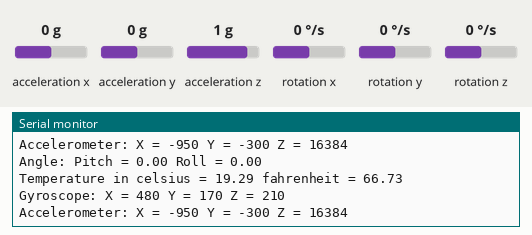
This sketch was run on a simulated Arduino Uno, built with avr-gcc and run on an emulated ATmega328P. Parts: the last lines printed to the serial monitor. Wiring (inferred from the names in the program): MPU-6050 motion sensor at I2C address 0x68. The test bench sets the inputs (shaded band); at power-on: acceleration z 1 g, acceleration x 0 g, acceleration y 0 g, rotation x 0 °/s, rotation y 0 °/s, rotation z 0 °/s.

Above: at 2.9 s.
3.0 s: acceleration z set to 0 g
At 4.31 s:
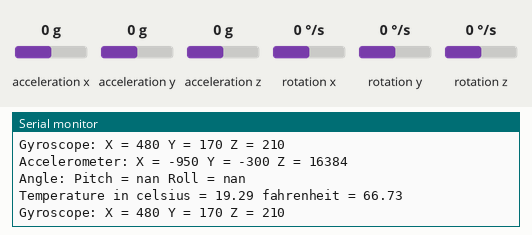
7.8 s: acceleration x set to -1.4 g
At 9.2 s:
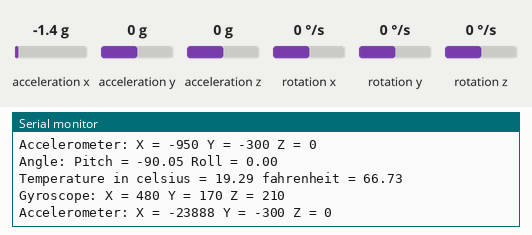
10.6 s: acceleration y set to -1.4 g
At 13.2 s:
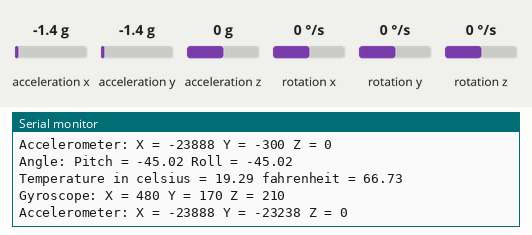
13.4 s: rotation x set to -192 °/s
At 15.9 s:
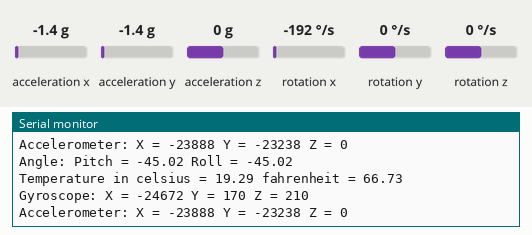
16.2 s: rotation y set to -192 °/s
At 17.4 s:
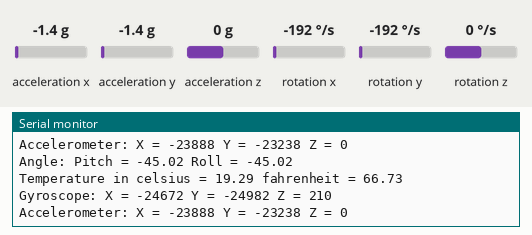
Timing chart, 0 to 19.2 s (numbered marks = the images above; inputs shaded):
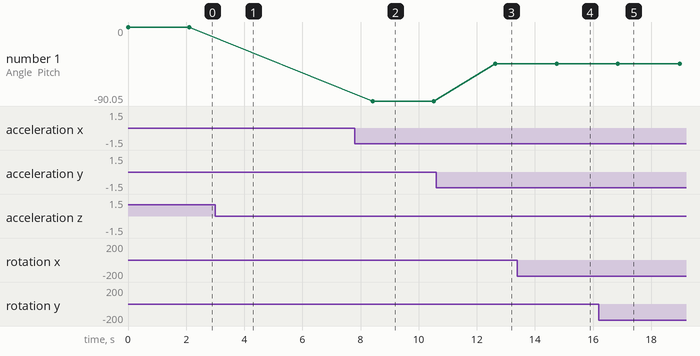

Measured:
- after the input at 3.0 s, the serial monitor: prints a new line after 1.2 s (image 1)
- after the input at 7.8 s, the serial monitor: prints a new line after 0.62 s (image 2)
- after the input at 10.6 s, the serial monitor: prints a new line after 2.0 s (image 3)
- after the input at 13.4 s, the serial monitor: prints a new line after 1.4 s (image 4)
- after the input at 16.2 s, the serial monitor: prints a new line after 0.75 s (image 5)
- plotted number 1: 0 → -90.05 after the input at 7.8 s, -90.05 → -45.02 after the input at 10.6 s

The sketch:

GY_521_test.ino
```cpp
#include <Wire.h> //library allows communication with I2C / TWI devices
#include <math.h> //library includes mathematical functions

const int MPU=0x68; //I2C address of the MPU-6050
int16_t AcX,AcY,AcZ,Tmp,GyX,GyY,GyZ; //16-bit integers
int AcXcal,AcYcal,AcZcal,GyXcal,GyYcal,GyZcal,tcal; //calibration variables
double t,tx,tf,pitch,roll;

void setup()
{
    Wire.begin(); //initiate wire library and I2C
    Wire.beginTransmission(MPU); //begin transmission to I2C slave device
    Wire.write(0x6B); // PWR_MGMT_1 register
    Wire.write(0); // set to zero (wakes up the MPU-6050)
    Wire.endTransmission(true); //ends transmission to I2C slave device
    Serial.begin(9600); //serial communication at 9600 bauds
}

void loop()
{
    Wire.beginTransmission(MPU); //begin transmission to I2C slave device
    Wire.write(0x3B); // starting with register 0x3B (ACCEL_XOUT_H)
    Wire.endTransmission(false); //restarts transmission to I2C slave device
    Wire.requestFrom(MPU,14,true); //request 14 registers in total

    //Acceleration data correction
    AcXcal = -950;
    AcYcal = -300;
    AcZcal = 0;

    //Temperature correction
    tcal = -1600;

    //Gyro correction
    GyXcal = 480;
    GyYcal = 170;
    GyZcal = 210;


    //read accelerometer data
    AcX=Wire.read()<<8|Wire.read(); // 0x3B (ACCEL_XOUT_H) 0x3C (ACCEL_XOUT_L)
    AcY=Wire.read()<<8|Wire.read(); // 0x3D (ACCEL_YOUT_H) 0x3E (ACCEL_YOUT_L)
    AcZ=Wire.read()<<8|Wire.read(); // 0x3F (ACCEL_ZOUT_H) 0x40 (ACCEL_ZOUT_L)

    //read temperature data
    Tmp=Wire.read()<<8|Wire.read(); // 0x41 (TEMP_OUT_H) 0x42 (TEMP_OUT_L)

    //read gyroscope data
    GyX=Wire.read()<<8|Wire.read(); // 0x43 (GYRO_XOUT_H) 0x44 (GYRO_XOUT_L)
    GyY=Wire.read()<<8|Wire.read(); // 0x45 (GYRO_YOUT_H) 0x46 (GYRO_YOUT_L)
    GyZ=Wire.read()<<8|Wire.read(); // 0x47 (GYRO_ZOUT_H) 0x48 (GYRO_ZOUT_L)

    //temperature calculation
    tx = Tmp + tcal;
    t = tx/340 + 36.53; //equation for temperature in degrees C from datasheet
    tf = (t * 9/5) + 32; //fahrenheit

    //get pitch/roll
    getAngle(AcX,AcY,AcZ);

    //printing values to serial port

    Serial.print("Angle: ");
    Serial.print("Pitch = "); Serial.print(pitch);
    Serial.print(" Roll = "); Serial.println(roll);

    Serial.print("Temperature in celsius = "); Serial.print(t);
    Serial.print(" fahrenheit = "); Serial.println(tf);

    Serial.print("Gyroscope: ");
    Serial.print("X = "); Serial.print(GyX + GyXcal);
    Serial.print(" Y = "); Serial.print(GyY + GyYcal);
    Serial.print(" Z = "); Serial.println(GyZ + GyZcal);


    Serial.print("Accelerometer: ");
    Serial.print("X = "); Serial.print(AcX + AcXcal);
    Serial.print(" Y = "); Serial.print(AcY + AcYcal);
    Serial.print(" Z = "); Serial.println(AcZ + AcZcal);
    Serial.println("");


    delay(2000);
}

//function to convert accelerometer values into pitch and roll
void getAngle(int Ax,int Ay,int Az)
{
    double x = Ax;
    double y = Ay;
    double z = Az;

    pitch = atan(x/sqrt((y*y) + (z*z))); //pitch calculation
    roll = atan(y/sqrt((x*x) + (z*z))); //roll calculation

    //converting radians into degrees
    pitch = pitch * (180.0/3.14);
    roll = roll * (180.0/3.14) ;
}
```
